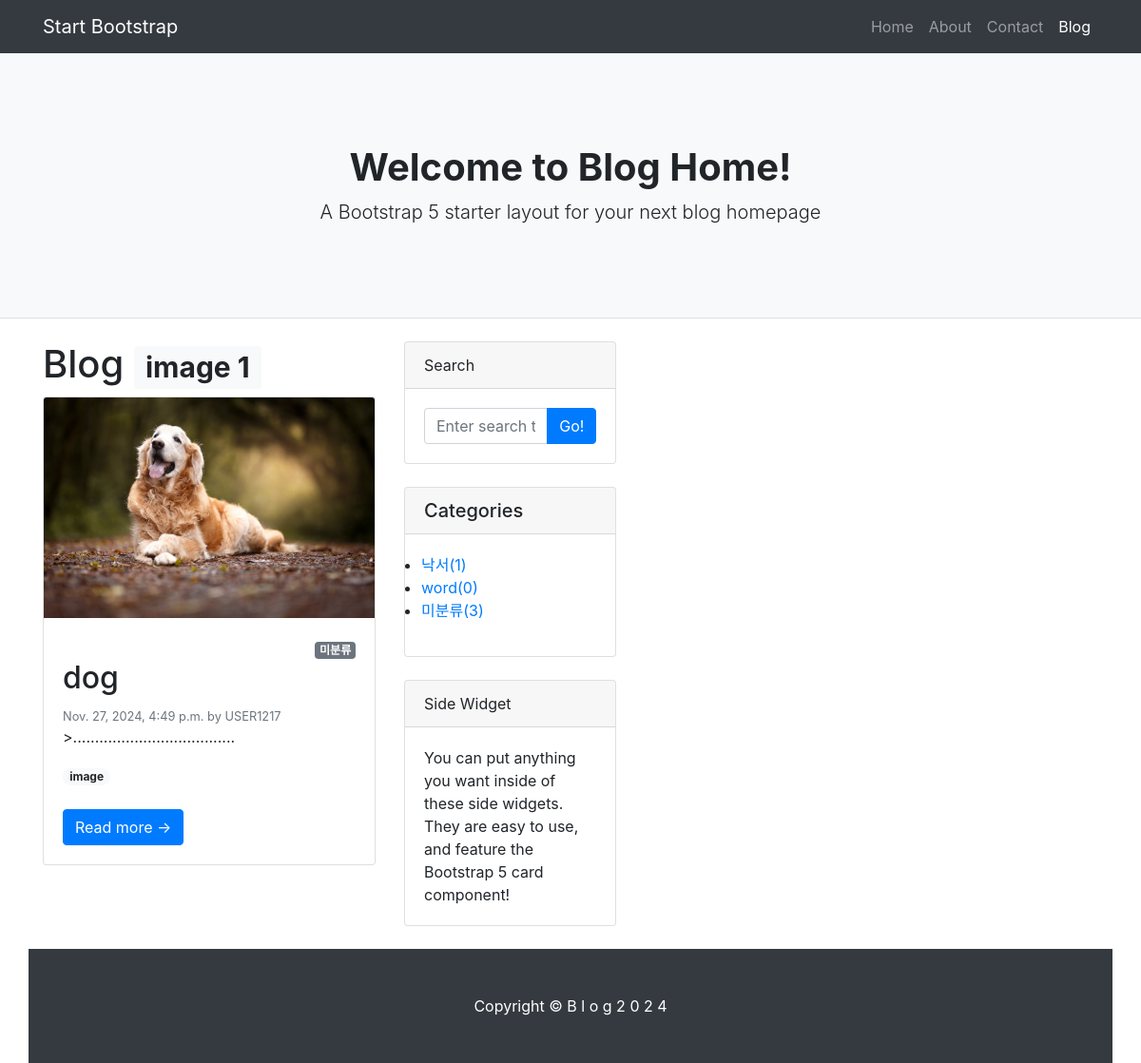
Screenshot of /tag/image/ with the database file from the repository.
### blog/models.py (models this page shows, shortened)
class Tag(models.Model):
    name = models.CharField(max_length=50, unique=True)
    slug = models.SlugField(max_length=200, unique=True, allow_unicode=True)
    def __str__(self):
        return self.name
    def get_absolute_url(self):
        return f'/blog/tag/{self.slug}/'

class Post(models.Model):
    title = models.CharField(max_length=30)
    content = models.TextField()
    head_image = models.ImageField(upload_to='blog/images/%y/%m/%d',blank=True)
    file_upload = models.FileField(upload_to='blog/files/%Y/%m/%d',blank=True)
    created_at = models.DateTimeField(auto_now_add=True)
    updated_at = models.DateTimeField(auto_now=True)
    author = models.ForeignKey(User,null=True,on_delete=models.SET_NULL)
    category = models.ForeignKey(Category,null=True, blank=True, on_delete=models.SET_NULL)
    tags = models.ManyToManyField(Tag, blank=True)
    def __str__(self):
        return f'[{self.pk}]{self.title} ::{self.author}'
    def get_absolute_url(self):
        return f'/{self.pk}/'

class Category(models.Model):
    name = models.CharField(max_length=50, unique=True)
    slug = models.SlugField(max_length=200, unique=True, allow_unicode=True)
    def __str__(self):
        return self.name
    def get_absolute_url(self):
        return f'/blog/category/{self.slug}/'
    class Meta:
        verbose_name_plural = 'Categories'

### blog/views.py (the view)
# urls.py: path('tag/<str:slug>/', views.tag_page),
def tag_page(request,slug):
    tag = Tag.objects.get(slug=slug)
    post_list=tag.post_set.all()
    return render(
        request,
        'blog/blog_main.html',
        {
            'post_list': post_list,
            'tag': tag,
            'categories': Category.objects.all(),
            'no_category_post_count':Post.objects.filter(category=None).count(),
        }
    )

### blog/templates/blog/blog_main.html (shortened to what this page needs)
{%extends './layout.html'%}
{%load static%}
{%block content%}
<header class="py-5 bg-light border-bottom mb-4">
  <div class="container">
    <div class="text-center my-5">
      <h1 class="fw-bolder">Welcome to Blog Home!</h1>
      <p class="lead mb-0">A Bootstrap 5 starter layout for your next blog homepage</p></div>
  </div>
</header>
<div class="container">
  <div class="row">
    <div class="col-lg-8">
      <div class="row">
        <div class="col-lg-6">
          <h1>Blog
            {%if tag%}<span class="badge badge-light">{{tag}} {{tag.post_set.count}}</span>{%endif%}
          </h1>
          {%for p in post_list%}
          <div class="card mb-4" id="post-({{p.pk}})">
            {%if p.head_image%}
            <img class="card-img-top" src="{{p.head_image.url}}" alt="{{p}}head image">
            {%else%}
            <img class="card-img-top" src="https://picsum.photos/seed/{{p.id}}/800/200" alt="random_image">
            {% endif%}
            <div class="card-body">
              {% if p.category%}
                <div style="text-align: right;">
                  <span class="badge badge-secondary">{{ p.category }}</span>
                </div>
              {%else%}
                <div style="text-align: right;">
                  <span class="badge badge-secondary">미분류</span>
                </div>
              {%endif%}
              <h2 class="card-title">{{p.title}}</h2>
              <div class="small text-muted">{{p.created_at}}  by
                <a>{{p.author | upper}}</a>
              </div>
              <p class="card-text">>{{p.content}}</p>
              {%if p.tags.exists%}
              {%for tag in p.tags.iterator%}
              <a href="{{tag.get_absolute_url}}"><span class="badge badge-pill badge-light">{{tag}}</span></a>
              {%endfor%}
              <br/>
              <br/>
              {%endif%}
              <a class="btn btn-primary" href="{{p.get_absolute_url}}">Read more →</a>
            </div>
          </div>
          {%endfor%}
        </div>
{%endblock%}

### blog/templates/blog/layout.html (shortened to what this page needs)
<!DOCTYPE html>
<html lang="ko">
<head>
    <link href="../../static/styles.css" rel="stylesheet" />
    <link href="https://stackpath.bootstrapcdn.com/bootstrap/4.5.2/css/bootstrap.min.css" rel="stylesheet">
</head>
<body>
    <nav class="navbar navbar-expand-lg navbar-dark bg-dark">
        <div class="container">
            <a class="navbar-brand" href="#!">Start Bootstrap</a>
            <div class="collapse navbar-collapse" id="navbarSupportedContent">
                <ul class="navbar-nav ms-auto mb-2 mb-lg-0">
                    <li class="nav-item"><a class="nav-link" href="#">Home</a></li>
                    <li class="nav-item"><a class="nav-link" href="#!">About</a></li>
                    <li class="nav-item"><a class="nav-link" href="#!">Contact</a></li>
                    <li class="nav-item"><a class="nav-link active" aria-current="page" href="#">Blog</a></li>
                </ul>
            </div>
        </div>
    </nav>
{%block content%}{%endblock%}
    <div class="col-lg-4">
        <div class="card mb-4">
            <div class="card-header">Search</div>
            <div class="card-body">
                <div class="input-group">
                    <input class="form-control" type="text" placeholder="Enter search term..." aria-label="Enter search term..." aria-describedby="button-search" />
                    <button class="btn btn-primary" id="button-search" type="button">Go!</button>
                </div>
            </div>
        </div>
        <div class="card mb-4" id="categoris-card">
            <h5 class="card-header">Categories</h5>
            <div class="card-body">
                <div class="row">
                    <ul>
                        {%for category in categories%}
                        <li>
                            <a href="{{category.get_absolute_url}}">{{category}}({{category.post_set.count}})</a>
                        </li>
                        {%endfor%}
                        <li>
                            <a href="/blog/category/no_category/">미분류({{no_category_post_count}})</a>
                        </li>
                    </ul>
                </div>
            </div>
        </div>
        <div class="card mb-4">
            <div class="card-header">Side Widget</div>
            <div class="card-body">You can put anything you want inside of these side widgets. They are easy to use, and feature the Bootstrap 5 card component!</div>
        </div>
    </div>
    </div>
    </div>
    <footer class="py-5 bg-dark">
        <div class="container"><p class="m-0 text-center text-white">Copyright &copy; B l o g 2 0 2 4 </p></div>
    </footer>
</body>
</html>

### rows the page displays
Tag: name "image", post_set.count "1"
Post: head_image (picture), shows "미분류", title "dog", created_at "Nov. 27, 2024, 4:49 p.m.", author "USER1217", content "....................................."
Category: name "낙서", post_set.count "1"
Category: name "word", post_set.count "0"

### other values shown
{{ no_category_post_count }} "3"
